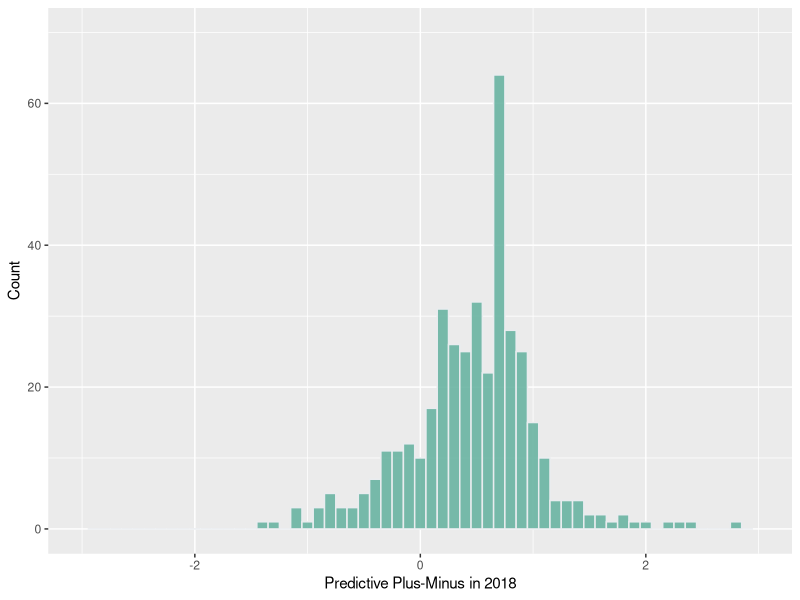
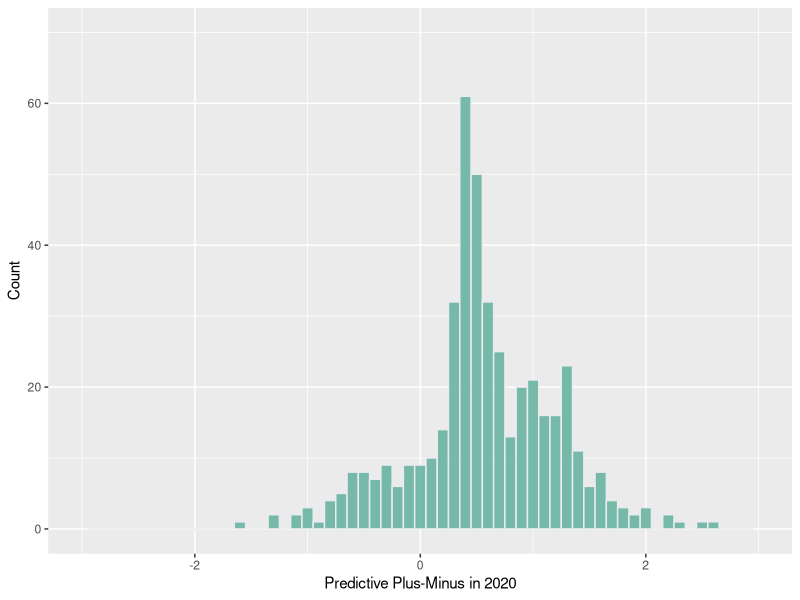

Source code (R) for these figures, in order:
## ---- chunk 1
library(tidyverse)

# Load pollster ratings
ratings2018 <- read_csv("../data/pollster-ratings-2018.csv")
ratings2020 <- read_csv("../data/pollster-ratings-2020.csv")
generic2018 <- read_csv("../data/538_generic_poll_2018.csv")
generic2022 <- read_csv("../data/538_generic_poll_2022.csv")
house_seats <- read_csv("../data/house nationwide vote and seat share by party 1948-2020.csv")

## ---- chunk 2
# Plot histograms of predictive plus-minus
ggplot(data = ratings2018, aes(x = `Predictive Plus-Minus`)) +
  geom_histogram(binwidth = 0.1, fill="#69b3a2", color="#e9ecef", alpha = 0.9) +
  xlim(-3, 3) + 
  ylim(0, 70) +
  xlab("Predictive Plus-Minus in 2018") +
  ylab("Count")

ggplot(data = ratings2020, aes(x = `Predictive    Plus-Minus`)) +
  geom_histogram(binwidth = 0.1, fill="#69b3a2", color="#e9ecef", alpha = 0.9) +
  xlim(-3, 3) +
  ylim(0, 70) +
  xlab("Predictive Plus-Minus in 2020") +
  ylab("Count")
## ---- chunk 3
quality2018 <- generic2018 %>% 
  filter(fte_grade %in% c("A+", "A", "A-", "A/B", "B+", "B", "B-"))

quality2022 <- generic2022 %>% 
  filter(grade %in% c("A+", "A", "A-", "A/B", "B+", "B", "B-"))

